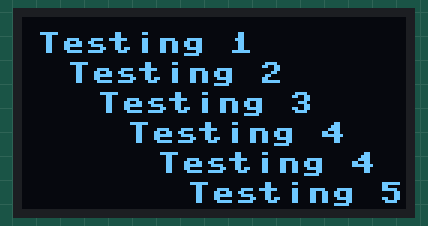
Recording of a program running on a simulated ESP8266 board running MicroPython. Shown: 128×64 one-colour display. Library files of the repository ran but are not shown: sh1106.py. At 0.1 s the program stops and its outputs stay as they are.

Above: at 0.2 s.

The program:

main.py
```python
# MicroPython SH1106 OLED driver
#
# Pin Map I2C for ESP8266
#   - 3v - xxxxxx   - Vcc
#   - G  - xxxxxx   - Gnd
#   - D2 - GPIO 5   - SCK / SCL
#   - D1 - GPIO 4   - DIN / SDA
#   - D0 - GPIO 16  - Res (required, unless a Hardware reset circuit is connected)
#   - G  - xxxxxx     CS
#   - G  - xxxxxx     D/C
#
# Pin's for I2C can be set almost arbitrary
#
from machine import Pin, I2C
import sh1106

i2c = I2C(0,scl=Pin(6), sda=Pin(7), freq=400000)
display = sh1106.SH1106_I2C(128, 64, i2c, None, 0x3c)
display.sleep(False)
display.fill(0)
display.flip()
display.contrast(255)
display.text('Testing 1', 5, 5, 1)
display.text('Testing 2', 15, 15, 1)
display.text('Testing 3', 25, 25, 1)
display.text('Testing 4', 35, 35, 1)
display.text('Testing 4', 45, 45, 1)
display.text('Testing 5', 55, 55, 1)
display.show()
```
